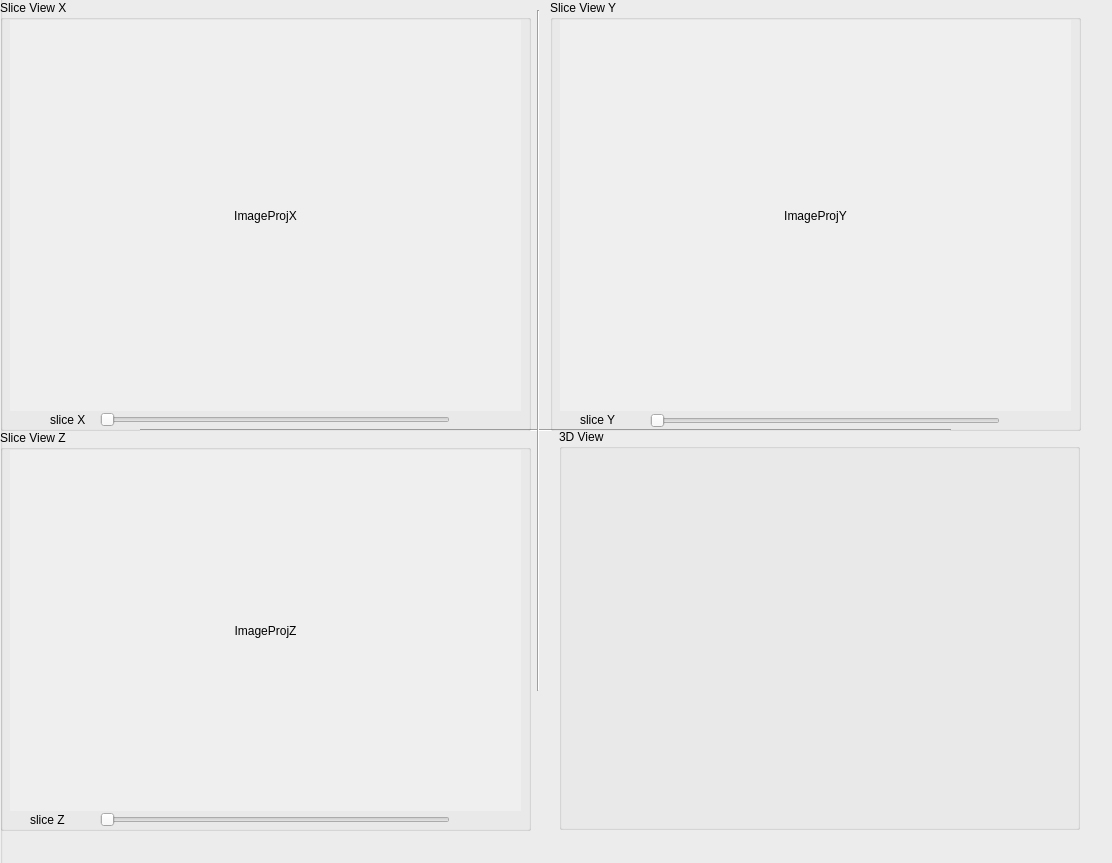
<?xml version="1.0" encoding="UTF-8"?>
<ui version="4.0">
 <class>MainWindow</class>
 <widget class="QMainWindow" name="MainWindow">
  <property name="geometry">
   <rect>
    <x>0</x>
    <y>0</y>
    <width>1112</width>
    <height>863</height>
   </rect>
  </property>
  <property name="windowTitle">
   <string>MainWindow</string>
  </property>
  <widget class="QWidget" name="centralwidget">
   <widget class="QGroupBox" name="groupBox">
    <property name="geometry">
     <rect>
      <x>0</x>
      <y>-20</y>
      <width>1761</width>
      <height>961</height>
     </rect>
    </property>
    <property name="title">
     <string>GroupBox</string>
    </property>
    <widget class="Line" name="line">
     <property name="geometry">
      <rect>
       <x>140</x>
       <y>440</y>
       <width>811</width>
       <height>20</height>
      </rect>
     </property>
     <property name="orientation">
      <enum>Qt::Horizontal</enum>
     </property>
    </widget>
    <widget class="Line" name="line_2">
     <property name="geometry">
      <rect>
       <x>530</x>
       <y>30</y>
       <width>16</width>
       <height>681</height>
      </rect>
     </property>
     <property name="orientation">
      <enum>Qt::Vertical</enum>
     </property>
    </widget>
    <widget class="QGroupBox" name="groupBox_2">
     <property name="geometry">
      <rect>
       <x>0</x>
       <y>20</y>
       <width>531</width>
       <height>431</height>
      </rect>
     </property>
     <property name="title">
      <string>Slice View X</string>
     </property>
     <widget class="QLabel" name="ImageProjX">
      <property name="geometry">
       <rect>
        <x>10</x>
        <y>20</y>
        <width>511</width>
        <height>391</height>
       </rect>
      </property>
      <property name="minimumSize">
       <size>
        <width>100</width>
        <height>100</height>
       </size>
      </property>
      <property name="maximumSize">
       <size>
        <width>50000</width>
        <height>50000</height>
       </size>
      </property>
      <property name="layoutDirection">
       <enum>Qt::LeftToRight</enum>
      </property>
      <property name="autoFillBackground">
       <bool>true</bool>
      </property>
      <property name="text">
       <string>ImageProjX</string>
      </property>
      <property name="scaledContents">
       <bool>false</bool>
      </property>
      <property name="alignment">
       <set>Qt::AlignCenter</set>
      </property>
     </widget>
     <widget class="QSlider" name="_horizontalSliderX">
      <property name="geometry">
       <rect>
        <x>100</x>
        <y>410</y>
        <width>350</width>
        <height>20</height>
       </rect>
      </property>
      <property name="orientation">
       <enum>Qt::Horizontal</enum>
      </property>
     </widget>
     <widget class="QLabel" name="label">
      <property name="geometry">
       <rect>
        <x>50</x>
        <y>410</y>
        <width>56</width>
        <height>20</height>
       </rect>
      </property>
      <property name="text">
       <string>slice X</string>
      </property>
     </widget>
    </widget>
    <widget class="QGroupBox" name="groupBox_3">
     <property name="geometry">
      <rect>
       <x>550</x>
       <y>20</y>
       <width>531</width>
       <height>431</height>
      </rect>
     </property>
     <property name="title">
      <string>Slice View Y</string>
     </property>
     <widget class="QLabel" name="ImageProjY">
      <property name="geometry">
       <rect>
        <x>10</x>
        <y>20</y>
        <width>511</width>
        <height>391</height>
       </rect>
      </property>
      <property name="minimumSize">
       <size>
        <width>100</width>
        <height>100</height>
       </size>
      </property>
      <property name="maximumSize">
       <size>
        <width>4000</width>
        <height>4000</height>
       </size>
      </property>
      <property name="autoFillBackground">
       <bool>true</bool>
      </property>
      <property name="text">
       <string>ImageProjY</string>
      </property>
      <property name="scaledContents">
       <bool>false</bool>
      </property>
      <property name="alignment">
       <set>Qt::AlignCenter</set>
      </property>
     </widget>
     <widget class="QSlider" name="_horizontalSliderY">
      <property name="geometry">
       <rect>
        <x>100</x>
        <y>410</y>
        <width>350</width>
        <height>21</height>
       </rect>
      </property>
      <property name="orientation">
       <enum>Qt::Horizontal</enum>
      </property>
     </widget>
     <widget class="QLabel" name="label_2">
      <property name="geometry">
       <rect>
        <x>30</x>
        <y>410</y>
        <width>56</width>
        <height>20</height>
       </rect>
      </property>
      <property name="text">
       <string>slice Y</string>
      </property>
     </widget>
    </widget>
    <widget class="QGroupBox" name="groupBox_4">
     <property name="geometry">
      <rect>
       <x>0</x>
       <y>450</y>
       <width>531</width>
       <height>401</height>
      </rect>
     </property>
     <property name="title">
      <string>Slice View Z</string>
     </property>
     <widget class="QLabel" name="ImageProjZ">
      <property name="enabled">
       <bool>true</bool>
      </property>
      <property name="geometry">
       <rect>
        <x>10</x>
        <y>20</y>
        <width>511</width>
        <height>361</height>
       </rect>
      </property>
      <property name="minimumSize">
       <size>
        <width>100</width>
        <height>100</height>
       </size>
      </property>
      <property name="maximumSize">
       <size>
        <width>4000</width>
        <height>4000</height>
       </size>
      </property>
      <property name="autoFillBackground">
       <bool>true</bool>
      </property>
      <property name="lineWidth">
       <number>3</number>
      </property>
      <property name="text">
       <string>ImageProjZ</string>
      </property>
      <property name="scaledContents">
       <bool>false</bool>
      </property>
      <property name="alignment">
       <set>Qt::AlignCenter</set>
      </property>
     </widget>
     <widget class="QSlider" name="_horizontalSliderZ">
      <property name="geometry">
       <rect>
        <x>100</x>
        <y>380</y>
        <width>350</width>
        <height>20</height>
       </rect>
      </property>
      <property name="orientation">
       <enum>Qt::Horizontal</enum>
      </property>
     </widget>
     <widget class="QLabel" name="label_3">
      <property name="geometry">
       <rect>
        <x>30</x>
        <y>380</y>
        <width>56</width>
        <height>20</height>
       </rect>
      </property>
      <property name="text">
       <string>slice Z</string>
      </property>
     </widget>
    </widget>
    <widget class="QGroupBox" name="groupBox_5">
     <property name="geometry">
      <rect>
       <x>559</x>
       <y>449</y>
       <width>521</width>
       <height>401</height>
      </rect>
     </property>
     <property name="title">
      <string>3D View</string>
     </property>
     <widget class="QWidget" name="gridLayoutWidget">
      <property name="geometry">
       <rect>
        <x>10</x>
        <y>20</y>
        <width>511</width>
        <height>381</height>
       </rect>
      </property>
      <layout class="QGridLayout" name="gridLayout"/>
     </widget>
    </widget>
   </widget>
  </widget>
 </widget>
 <resources/>
 <connections/>
</ui>
